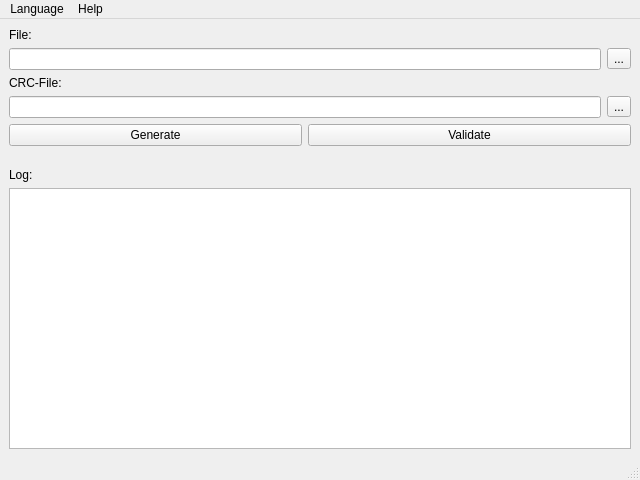
<?xml version="1.0" encoding="UTF-8"?>
<ui version="4.0">
 <class>MainWindow</class>
 <widget class="QMainWindow" name="MainWindow">
  <property name="geometry">
   <rect>
    <x>0</x>
    <y>0</y>
    <width>640</width>
    <height>480</height>
   </rect>
  </property>
  <property name="windowTitle">
   <string notr="true">CRCTool</string>
  </property>
  <widget class="QWidget" name="centralwidget">
   <layout class="QGridLayout" name="gridLayout">
    <item row="6" column="0">
     <widget class="QPushButton" name="btnGenerate">
      <property name="text">
       <string>Generate</string>
      </property>
     </widget>
    </item>
    <item row="3" column="2">
     <widget class="QToolButton" name="btnCRC">
      <property name="text">
       <string notr="true">...</string>
      </property>
     </widget>
    </item>
    <item row="1" column="2">
     <widget class="QToolButton" name="btnFile">
      <property name="text">
       <string notr="true">...</string>
      </property>
     </widget>
    </item>
    <item row="6" column="1" colspan="2">
     <widget class="QPushButton" name="btnValidate">
      <property name="text">
       <string>Validate</string>
      </property>
     </widget>
    </item>
    <item row="8" column="0" colspan="3">
     <widget class="QTextEdit" name="txtLog">
      <property name="readOnly">
       <bool>true</bool>
      </property>
     </widget>
    </item>
    <item row="3" column="0" colspan="2">
     <widget class="QLineEdit" name="edCRC"/>
    </item>
    <item row="1" column="0" colspan="2">
     <widget class="QLineEdit" name="edFile"/>
    </item>
    <item row="7" column="0" colspan="3">
     <widget class="QLabel" name="lblLog">
      <property name="minimumSize">
       <size>
        <width>0</width>
        <height>30</height>
       </size>
      </property>
      <property name="text">
       <string>Log:</string>
      </property>
      <property name="alignment">
       <set>Qt::AlignBottom|Qt::AlignLeading|Qt::AlignLeft</set>
      </property>
     </widget>
    </item>
    <item row="0" column="0" colspan="3">
     <widget class="QLabel" name="lblFile">
      <property name="text">
       <string>File:</string>
      </property>
     </widget>
    </item>
    <item row="2" column="0" colspan="3">
     <widget class="QLabel" name="lblCRC">
      <property name="text">
       <string>CRC-File:</string>
      </property>
     </widget>
    </item>
   </layout>
  </widget>
  <widget class="QMenuBar" name="menubar">
   <property name="geometry">
    <rect>
     <x>0</x>
     <y>0</y>
     <width>640</width>
     <height>21</height>
    </rect>
   </property>
   <widget class="QMenu" name="menuLanguage">
    <property name="title">
     <string>Language</string>
    </property>
    <addaction name="actLangEn"/>
    <addaction name="actLangDe"/>
   </widget>
   <widget class="QMenu" name="menuHelp">
    <property name="title">
     <string>Help</string>
    </property>
    <addaction name="actAbout"/>
    <addaction name="actClearLog"/>
   </widget>
   <addaction name="menuLanguage"/>
   <addaction name="menuHelp"/>
  </widget>
  <widget class="QStatusBar" name="statusbar"/>
  <action name="actLangEn">
   <property name="text">
    <string notr="true">English</string>
   </property>
  </action>
  <action name="actLangDe">
   <property name="text">
    <string notr="true">Deutsch</string>
   </property>
  </action>
  <action name="actAbout">
   <property name="text">
    <string>About</string>
   </property>
  </action>
  <action name="actClearLog">
   <property name="text">
    <string>Clear Log...</string>
   </property>
  </action>
 </widget>
 <tabstops>
  <tabstop>edFile</tabstop>
  <tabstop>edCRC</tabstop>
  <tabstop>btnGenerate</tabstop>
  <tabstop>btnValidate</tabstop>
  <tabstop>btnFile</tabstop>
  <tabstop>btnCRC</tabstop>
  <tabstop>txtLog</tabstop>
 </tabstops>
 <resources/>
 <connections>
  <connection>
   <sender>edCRC</sender>
   <signal>returnPressed()</signal>
   <receiver>btnGenerate</receiver>
   <slot>click()</slot>
   <hints>
    <hint type="sourcelabel">
     <x>304</x>
     <y>103</y>
    </hint>
    <hint type="destinationlabel">
     <x>155</x>
     <y>131</y>
    </hint>
   </hints>
  </connection>
  <connection>
   <sender>edFile</sender>
   <signal>returnPressed()</signal>
   <receiver>btnGenerate</receiver>
   <slot>click()</slot>
   <hints>
    <hint type="sourcelabel">
     <x>304</x>
     <y>58</y>
    </hint>
    <hint type="destinationlabel">
     <x>155</x>
     <y>131</y>
    </hint>
   </hints>
  </connection>
 </connections>
</ui>
